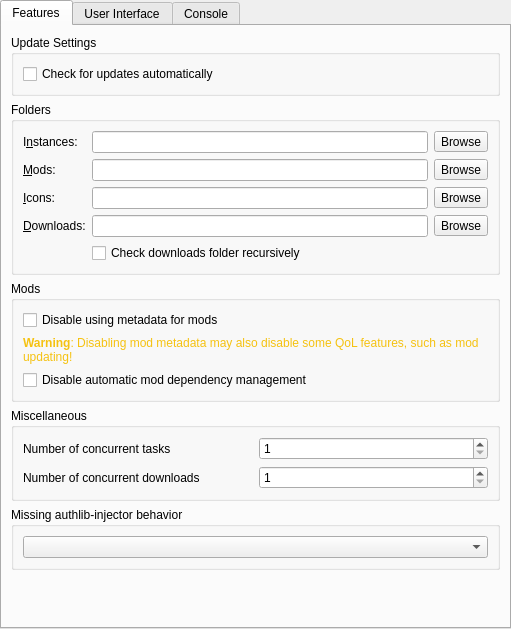
<?xml version="1.0" encoding="UTF-8"?>
<ui version="4.0">
 <class>LauncherPage</class>
 <widget class="QWidget" name="LauncherPage">
  <property name="geometry">
   <rect>
    <x>0</x>
    <y>0</y>
    <width>511</width>
    <height>629</height>
   </rect>
  </property>
  <property name="sizePolicy">
   <sizepolicy hsizetype="MinimumExpanding" vsizetype="MinimumExpanding">
    <horstretch>0</horstretch>
    <verstretch>0</verstretch>
   </sizepolicy>
  </property>
  <layout class="QVBoxLayout" name="mainLayout">
   <property name="leftMargin">
    <number>0</number>
   </property>
   <property name="topMargin">
    <number>0</number>
   </property>
   <property name="rightMargin">
    <number>0</number>
   </property>
   <property name="bottomMargin">
    <number>0</number>
   </property>
   <item>
    <widget class="QTabWidget" name="tabWidget">
     <property name="toolTip">
      <string notr="true"/>
     </property>
     <property name="tabShape">
      <enum>QTabWidget::Rounded</enum>
     </property>
     <property name="currentIndex">
      <number>0</number>
     </property>
     <widget class="QWidget" name="featuresTab">
      <attribute name="title">
       <string>Features</string>
      </attribute>
      <layout class="QVBoxLayout" name="verticalLayout_9">
       <item>
        <widget class="QGroupBox" name="updateSettingsBox">
         <property name="title">
          <string>Update Settings</string>
         </property>
         <layout class="QVBoxLayout" name="verticalLayout_7">
          <item>
           <widget class="QCheckBox" name="autoUpdateCheckBox">
            <property name="text">
             <string>Check for updates automatically</string>
            </property>
           </widget>
          </item>
         </layout>
        </widget>
       </item>
       <item>
        <widget class="QGroupBox" name="foldersBox">
         <property name="title">
          <string>Folders</string>
         </property>
         <layout class="QGridLayout" name="foldersBoxLayout">
          <item row="3" column="0">
           <widget class="QLabel" name="labelDownloadsDir">
            <property name="text">
             <string>&amp;Downloads:</string>
            </property>
            <property name="buddy">
             <cstring>downloadsDirTextBox</cstring>
            </property>
           </widget>
          </item>
          <item row="0" column="0">
           <widget class="QLabel" name="labelInstDir">
            <property name="text">
             <string>I&amp;nstances:</string>
            </property>
            <property name="buddy">
             <cstring>instDirTextBox</cstring>
            </property>
           </widget>
          </item>
          <item row="0" column="1">
           <widget class="QLineEdit" name="instDirTextBox"/>
          </item>
          <item row="3" column="1">
           <widget class="QLineEdit" name="downloadsDirTextBox"/>
          </item>
          <item row="2" column="1">
           <widget class="QLineEdit" name="iconsDirTextBox"/>
          </item>
          <item row="3" column="2">
           <widget class="QToolButton" name="downloadsDirBrowseBtn">
            <property name="text">
             <string>Browse</string>
            </property>
           </widget>
          </item>
          <item row="1" column="1">
           <widget class="QLineEdit" name="modsDirTextBox"/>
          </item>
          <item row="1" column="2">
           <widget class="QToolButton" name="modsDirBrowseBtn">
            <property name="text">
             <string>Browse</string>
            </property>
           </widget>
          </item>
          <item row="1" column="0">
           <widget class="QLabel" name="labelModsDir">
            <property name="text">
             <string>&amp;Mods:</string>
            </property>
            <property name="buddy">
             <cstring>modsDirTextBox</cstring>
            </property>
           </widget>
          </item>
          <item row="0" column="2">
           <widget class="QToolButton" name="instDirBrowseBtn">
            <property name="text">
             <string>Browse</string>
            </property>
           </widget>
          </item>
          <item row="2" column="2">
           <widget class="QToolButton" name="iconsDirBrowseBtn">
            <property name="text">
             <string>Browse</string>
            </property>
           </widget>
          </item>
          <item row="2" column="0">
           <widget class="QLabel" name="labelIconsDir">
            <property name="text">
             <string>&amp;Icons:</string>
            </property>
            <property name="buddy">
             <cstring>iconsDirTextBox</cstring>
            </property>
           </widget>
          </item>
          <item row="4" column="1" colspan="2">
           <widget class="QCheckBox" name="downloadsDirWatchRecursiveCheckBox">
            <property name="toolTip">
             <string>When enabled, in addition to the downloads folder, its sub folders will also be searched when looking for resources (e.g. when looking for blocked mods on CurseForge).</string>
            </property>
            <property name="text">
             <string>Check downloads folder recursively</string>
            </property>
           </widget>
          </item>
         </layout>
        </widget>
       </item>
       <item>
        <widget class="QGroupBox" name="modsBox">
         <property name="title">
          <string>Mods</string>
         </property>
         <layout class="QVBoxLayout" name="verticalLayout_4">
          <item>
           <widget class="QCheckBox" name="metadataDisableBtn">
            <property name="toolTip">
             <string>Disable using metadata provided by mod providers (like Modrinth or CurseForge) for mods.</string>
            </property>
            <property name="text">
             <string>Disable using metadata for mods</string>
            </property>
           </widget>
          </item>
          <item>
           <widget class="QLabel" name="metadataWarningLabel">
            <property name="text">
             <string>&lt;html&gt;&lt;head/&gt;&lt;body&gt;&lt;p&gt;&lt;span style=&quot; font-weight:600; color:#f5c211;&quot;&gt;Warning&lt;/span&gt;&lt;span style=&quot; color:#f5c211;&quot;&gt;: Disabling mod metadata may also disable some QoL features, such as mod updating!&lt;/span&gt;&lt;/p&gt;&lt;/body&gt;&lt;/html&gt;</string>
            </property>
            <property name="wordWrap">
             <bool>true</bool>
            </property>
           </widget>
          </item>
           <item>
           <widget class="QCheckBox" name="dependenciesDisableBtn">
            <property name="toolTip">
             <string>Disable the automatic detection, installation, and updating of mod dependencies.</string>
            </property>
            <property name="text">
             <string>Disable automatic mod dependency management</string>
            </property>
           </widget>
          </item>
         </layout>
        </widget>
       </item>
       <item>
        <widget class="QGroupBox" name="miscellaneousGroupBox">
         <property name="title">
          <string>Miscellaneous</string>
         </property>
         <layout class="QGridLayout" name="gridLayout">
          <item row="0" column="0">
           <widget class="QLabel" name="numberOfConcurrentTasksLabel">
            <property name="text">
             <string>Number of concurrent tasks</string>
            </property>
           </widget>
          </item>
          <item row="0" column="1">
           <widget class="QSpinBox" name="numberOfConcurrentTasksSpinBox">
            <property name="minimum">
             <number>1</number>
            </property>
           </widget>
          </item>
          <item row="1" column="0">
           <widget class="QLabel" name="numberOfConcurrentDownloadsLabel">
            <property name="text">
             <string>Number of concurrent downloads</string>
            </property>
           </widget>
          </item>
          <item row="1" column="1">
           <widget class="QSpinBox" name="numberOfConcurrentDownloadsSpinBox">
            <property name="minimum">
             <number>1</number>
            </property>
           </widget>
          </item>
         </layout>
        </widget>
       </item>
       <item>
        <widget class="QGroupBox" name="authlibInjectorBox">
         <property name="title">
          <string>Missing authlib-injector behavior</string>
         </property>
         <layout class="QVBoxLayout" name="verticalLayout">
          <item>
           <widget class="QComboBox" name="missingAIComboBox">
            <property name="toolTip">
             <string>What to do when using an authlib-injector account with an instance that does not have authlib-injector installed</string>
            </property>
           </widget>
          </item>
         </layout>
        </widget>
       </item>
       <item>
        <spacer name="verticalSpacer_2">
         <property name="orientation">
          <enum>Qt::Vertical</enum>
         </property>
         <property name="sizeHint" stdset="0">
          <size>
           <width>0</width>
           <height>0</height>
          </size>
         </property>
        </spacer>
       </item>
      </layout>
     </widget>
     <widget class="QWidget" name="generalTab">
      <attribute name="title">
       <string>User Interface</string>
      </attribute>
      <layout class="QVBoxLayout" name="verticalLayout_6">
       <item>
        <widget class="QGroupBox" name="sortingModeBox">
         <property name="enabled">
          <bool>true</bool>
         </property>
         <property name="title">
          <string>Instance view sorting mode</string>
         </property>
         <layout class="QHBoxLayout" name="sortingModeBoxLayout">
          <item>
           <widget class="QRadioButton" name="sortLastLaunchedBtn">
            <property name="text">
             <string>&amp;By last launched</string>
            </property>
            <attribute name="buttonGroup">
             <string notr="true">sortingModeGroup</string>
            </attribute>
           </widget>
          </item>
          <item>
           <widget class="QRadioButton" name="sortByNameBtn">
            <property name="text">
             <string>By &amp;name</string>
            </property>
            <attribute name="buttonGroup">
             <string notr="true">sortingModeGroup</string>
            </attribute>
           </widget>
          </item>
         </layout>
        </widget>
       </item>
       <item>
        <widget class="QGroupBox" name="themeBox">
         <property name="title">
          <string>Theme</string>
         </property>
         <layout class="QVBoxLayout" name="verticalLayout_5">
          <item>
           <widget class="ThemeCustomizationWidget" name="themeCustomizationWidget" native="true"/>
          </item>
         </layout>
        </widget>
       </item>
       <item>
        <widget class="QGroupBox" name="toolsBox">
         <property name="sizePolicy">
          <sizepolicy hsizetype="Preferred" vsizetype="Preferred">
           <horstretch>0</horstretch>
           <verstretch>0</verstretch>
          </sizepolicy>
         </property>
         <property name="title">
          <string>Tools</string>
         </property>
         <layout class="QVBoxLayout" name="verticalLayout">
          <item>
           <widget class="QCheckBox" name="preferMenuBarCheckBox">
            <property name="toolTip">
             <string>The menubar is more friendly for keyboard-driven interaction.</string>
            </property>
            <property name="text">
             <string>&amp;Replace toolbar with menubar</string>
            </property>
           </widget>
          </item>
         </layout>
        </widget>
       </item>
       <item>
        <spacer name="generalTabSpacer">
         <property name="orientation">
          <enum>Qt::Vertical</enum>
         </property>
         <property name="sizeHint" stdset="0">
          <size>
           <width>0</width>
           <height>0</height>
          </size>
         </property>
        </spacer>
       </item>
      </layout>
     </widget>
     <widget class="QWidget" name="consoleTab">
      <attribute name="title">
       <string>Console</string>
      </attribute>
      <layout class="QVBoxLayout" name="verticalLayout_2">
       <item>
        <widget class="QGroupBox" name="consoleSettingsBox">
         <property name="title">
          <string>Console Settings</string>
         </property>
         <layout class="QVBoxLayout" name="verticalLayout_3">
          <item>
           <widget class="QCheckBox" name="showConsoleCheck">
            <property name="text">
             <string>Show console while the game is &amp;running</string>
            </property>
           </widget>
          </item>
          <item>
           <widget class="QCheckBox" name="autoCloseConsoleCheck">
            <property name="text">
             <string>&amp;Automatically close console when the game quits</string>
            </property>
           </widget>
          </item>
          <item>
           <widget class="QCheckBox" name="showConsoleErrorCheck">
            <property name="text">
             <string>Show console when the game &amp;crashes</string>
            </property>
           </widget>
          </item>
         </layout>
        </widget>
       </item>
       <item>
        <widget class="QGroupBox" name="groupBox_4">
         <property name="title">
          <string>&amp;History limit</string>
         </property>
         <layout class="QGridLayout" name="gridLayout_3">
          <item row="1" column="0">
           <widget class="QCheckBox" name="checkStopLogging">
            <property name="text">
             <string>&amp;Stop logging when log overflows</string>
            </property>
           </widget>
          </item>
          <item row="0" column="0">
           <widget class="QSpinBox" name="lineLimitSpinBox">
            <property name="sizePolicy">
             <sizepolicy hsizetype="Expanding" vsizetype="Fixed">
              <horstretch>0</horstretch>
              <verstretch>0</verstretch>
             </sizepolicy>
            </property>
            <property name="suffix">
             <string> lines</string>
            </property>
            <property name="minimum">
             <number>10000</number>
            </property>
            <property name="maximum">
             <number>1000000</number>
            </property>
            <property name="singleStep">
             <number>10000</number>
            </property>
            <property name="value">
             <number>100000</number>
            </property>
           </widget>
          </item>
         </layout>
        </widget>
       </item>
       <item>
        <widget class="QGroupBox" name="themeBox_2">
         <property name="sizePolicy">
          <sizepolicy hsizetype="Preferred" vsizetype="MinimumExpanding">
           <horstretch>0</horstretch>
           <verstretch>0</verstretch>
          </sizepolicy>
         </property>
         <property name="title">
          <string>Console &amp;font</string>
         </property>
         <layout class="QGridLayout" name="gridLayout_2">
          <item row="1" column="0" colspan="2">
           <widget class="QTextEdit" name="fontPreview">
            <property name="sizePolicy">
             <sizepolicy hsizetype="Expanding" vsizetype="MinimumExpanding">
              <horstretch>0</horstretch>
              <verstretch>0</verstretch>
             </sizepolicy>
            </property>
            <property name="horizontalScrollBarPolicy">
             <enum>Qt::ScrollBarAlwaysOff</enum>
            </property>
            <property name="undoRedoEnabled">
             <bool>false</bool>
            </property>
            <property name="textInteractionFlags">
             <set>Qt::TextSelectableByKeyboard|Qt::TextSelectableByMouse</set>
            </property>
           </widget>
          </item>
          <item row="0" column="0">
           <widget class="QFontComboBox" name="consoleFont">
            <property name="sizePolicy">
             <sizepolicy hsizetype="Expanding" vsizetype="Fixed">
              <horstretch>0</horstretch>
              <verstretch>0</verstretch>
             </sizepolicy>
            </property>
           </widget>
          </item>
          <item row="0" column="1">
           <widget class="QSpinBox" name="fontSizeBox">
            <property name="minimum">
             <number>5</number>
            </property>
            <property name="maximum">
             <number>16</number>
            </property>
            <property name="value">
             <number>11</number>
            </property>
           </widget>
          </item>
         </layout>
        </widget>
       </item>
      </layout>
     </widget>
    </widget>
   </item>
  </layout>
 </widget>
 <customwidgets>
  <customwidget>
   <class>ThemeCustomizationWidget</class>
   <extends>QWidget</extends>
   <header>ui/widgets/ThemeCustomizationWidget.h</header>
   <container>1</container>
  </customwidget>
 </customwidgets>
 <tabstops>
  <tabstop>tabWidget</tabstop>
  <tabstop>autoUpdateCheckBox</tabstop>
  <tabstop>instDirTextBox</tabstop>
  <tabstop>instDirBrowseBtn</tabstop>
  <tabstop>modsDirTextBox</tabstop>
  <tabstop>modsDirBrowseBtn</tabstop>
  <tabstop>iconsDirTextBox</tabstop>
  <tabstop>iconsDirBrowseBtn</tabstop>
  <tabstop>sortLastLaunchedBtn</tabstop>
  <tabstop>sortByNameBtn</tabstop>
  <tabstop>showConsoleCheck</tabstop>
  <tabstop>autoCloseConsoleCheck</tabstop>
  <tabstop>showConsoleErrorCheck</tabstop>
  <tabstop>lineLimitSpinBox</tabstop>
  <tabstop>checkStopLogging</tabstop>
  <tabstop>consoleFont</tabstop>
  <tabstop>fontSizeBox</tabstop>
  <tabstop>fontPreview</tabstop>
 </tabstops>
 <resources/>
 <connections/>
 <buttongroups>
  <buttongroup name="sortingModeGroup"/>
 </buttongroups>
</ui>
